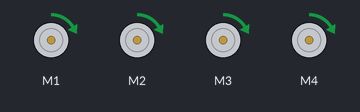
A sketch run on a simulated Arduino Uno, built with avr-gcc and run on an emulated ATmega328P. Shown: 4 × DC motor (green arrow = forward, orange = backward, longer = faster).

Above: at 1.5 s.
Timing chart, 0 to 7.8 s (numbered marks = the images above):
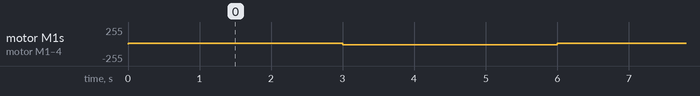

The sketch:

2.ino
```cpp
//#include <SharpIR.h>

#define IR A0 // define signal pin
#define model 20150 /
#include <Wire.h>
#include <Adafruit_MotorShield.h>
#include "utility/Adafruit_MS_PWMServoDriver.h"
Adafruit_MotorShield AFMS = Adafruit_MotorShield();
Adafruit_DCMotor *forward1Motor = AFMS.getMotor(1);
Adafruit_DCMotor *forward2Motor = AFMS.getMotor(2);
Adafruit_DCMotor *backward1Motor = AFMS.getMotor(3);
Adafruit_DCMotor *backward2Motor = AFMS.getMotor(4);
void setup() {
  AFMS.begin();
}

void loop (){
  forward (10);
  delay(3000);
  backward(10);
  delay(3000);

}
void forward  (int speed){
  forward1Motor->setSpeed(speed);
  forward1Motor->run(FORWARD);
  forward2Motor->setSpeed(speed);
  forward2Motor->run(FORWARD);
  backward1Motor->setSpeed(speed);
  backward1Motor->run(FORWARD);
  backward2Motor->setSpeed(speed);
  backward2Motor->run(FORWARD);

}
void backward(int speed){
  forward1Motor->setSpeed(speed);
  forward1Motor->run(BACKWARD);
  forward2Motor->setSpeed(speed);
  forward2Motor->run(BACKWARD);
  backward1Motor->setSpeed(speed);
  backward1Motor->run(BACKWARD);
  backward2Motor->setSpeed(speed);
  backward2Motor->run(BACKWARD);

}
```

Measured:
- by itself, motor M1–4: alternates forward 10/255 for 3.0 s and backward 10/255 for 3.0 s
